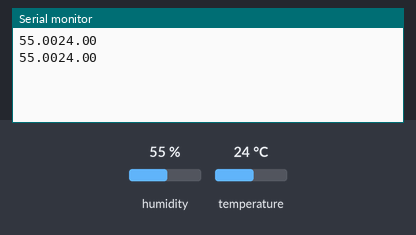
Bench run of a sketch on a simulated Arduino Uno, built with avr-gcc and run on an emulated ATmega328P. On the bench: the last lines printed to the serial monitor. Inputs (shaded band) come from the test bench; at power-on: humidity 55 %, temperature 24 °C.

Above: at 5.8 s.
5.9 s: humidity set to 22 %
At 8.8 s:
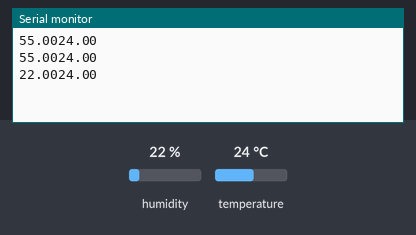
9.6 s: temperature set to 12 °C
At 10.9 s:
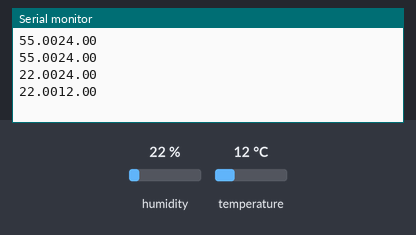
13.3 s: humidity set to 40 %
At 16.4 s:
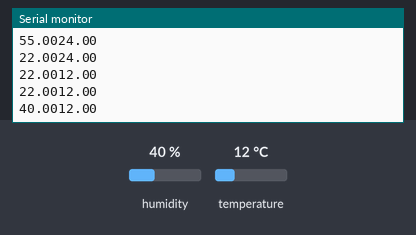
Timing chart, 0 to 17.9 s (numbered marks = the images above; inputs shaded):
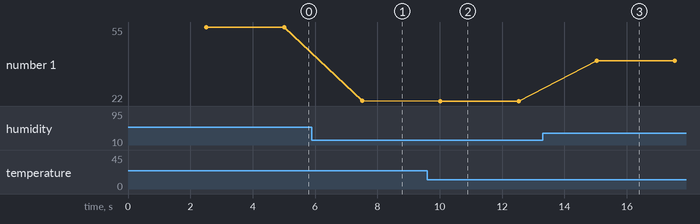

The sketch:

nodemcu_dht_serial.ino.ino
```cpp
#include "DHT.h"

#define DHTPIN 2

#define DHTTYPE DHT22

DHT dht(DHTPIN, DHTTYPE);


void setup() {
  Serial.begin(9600);
  dht.begin();
}

void loop() {
  delay(2500);


  float h = dht.readHumidity();
  float t = dht.readTemperature();
  if (isnan(h) || isnan(t) ){
    Serial.println("erro");
    return;
  }
  Serial.print(h);
  Serial.print(t);
  Serial.println();
}
```

Measured:
- after the input at 5.9 s, the serial monitor: prints a new line after 1.6 s (image 1)
- after the input at 9.6 s, the serial monitor: prints a new line after 0.42 s (image 2)
- after the input at 13.3 s, the serial monitor: prints a new line after 1.7 s (image 3)
- plotted number 1: 55 → 22 after the input at 5.9 s, 22 → 22 after the input at 9.6 s, 22 → 40 after the input at 13.3 s
